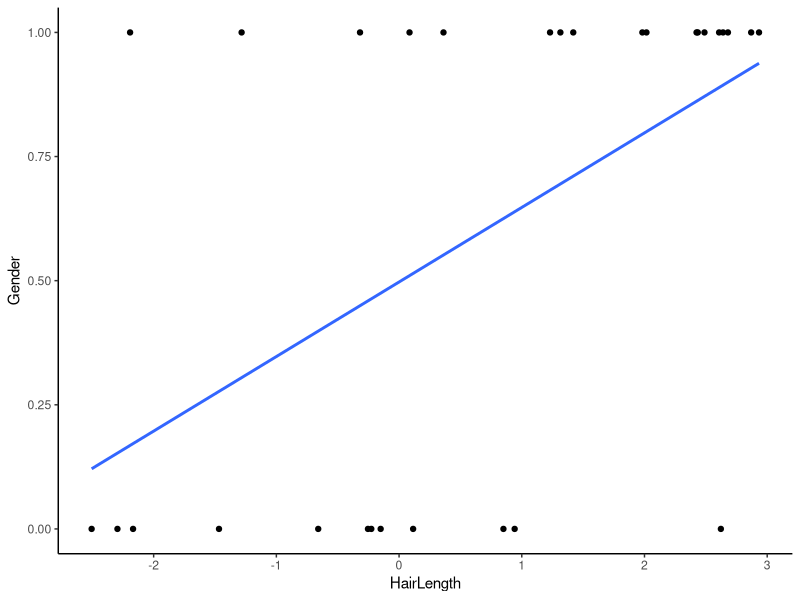
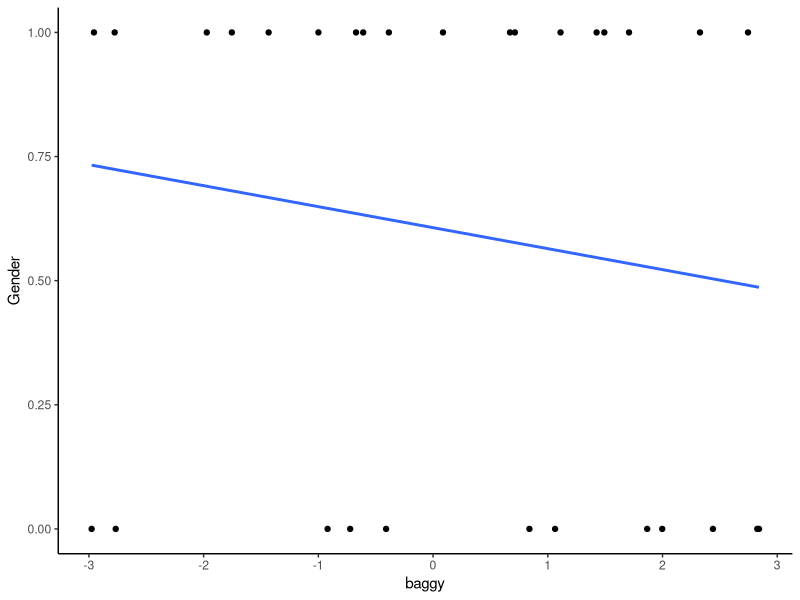
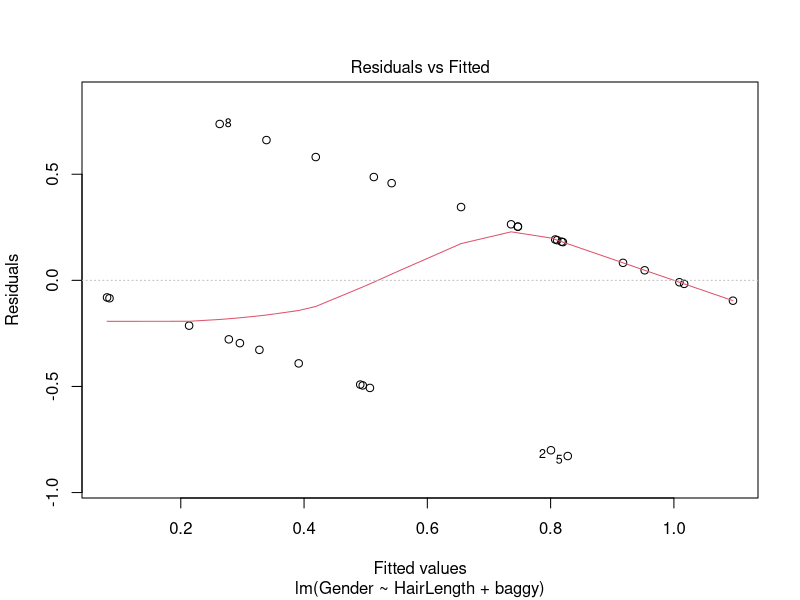
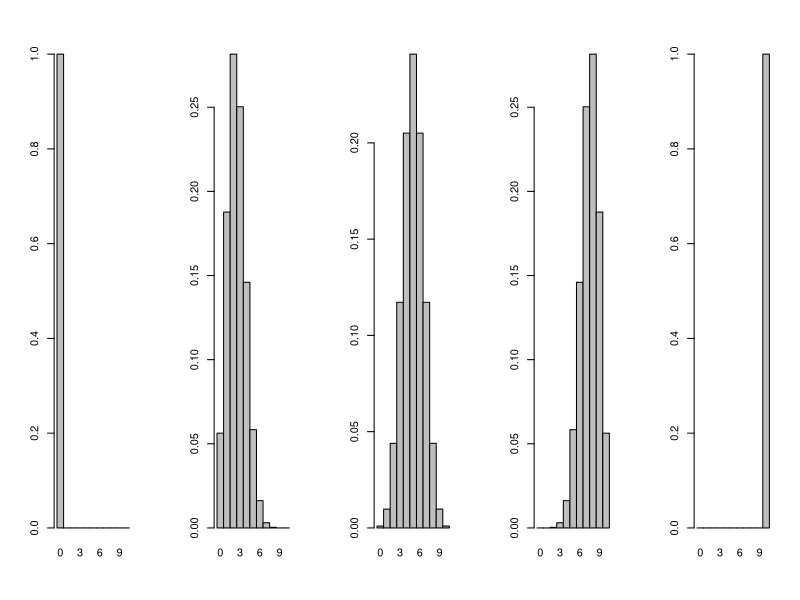
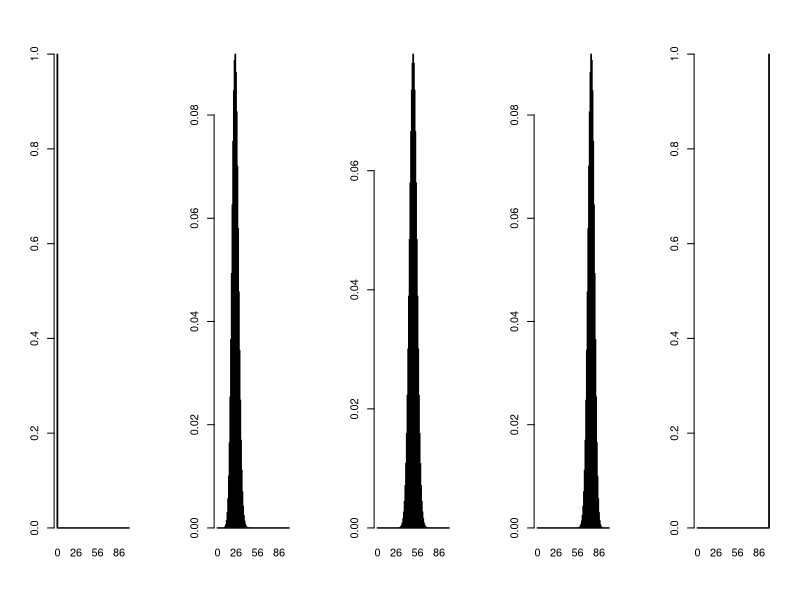
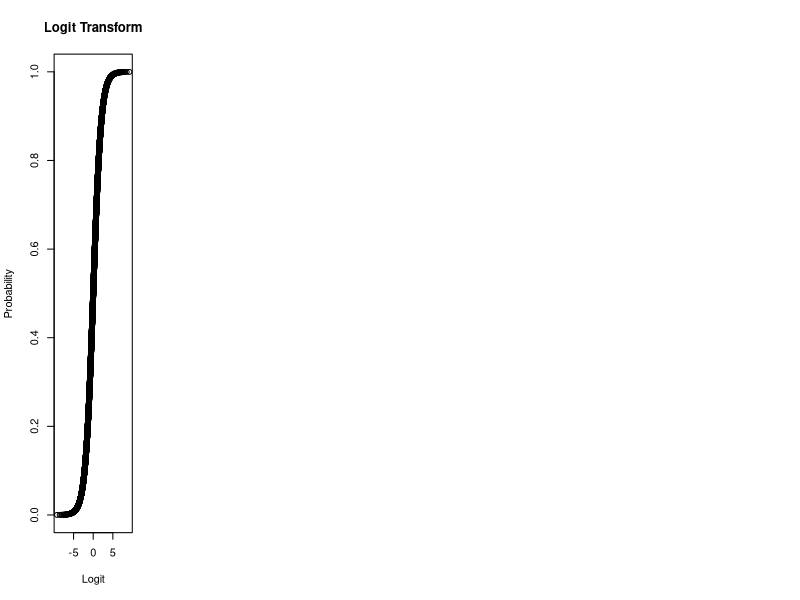
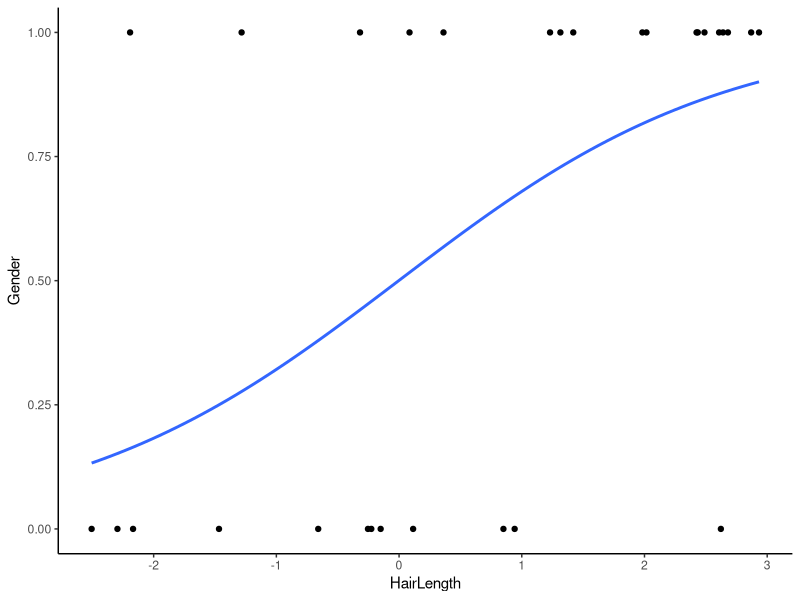
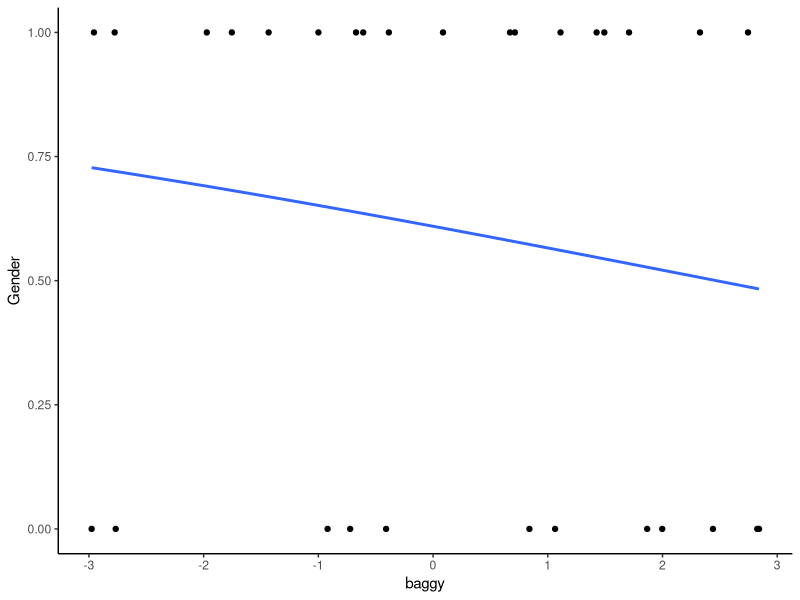

The R source for these figures, in order:
## ---- chunk 1
knitr::opts_chunk$set(
  echo = TRUE,
  message = FALSE,
  warning = FALSE,
  fig.width = 5,
  fig.height = 3.75,
  fig.align = "center"
)
## ---- chunk 2
library(ggplot2)

set.seed(42)
n=30
x = runif(n,-3,3) #  Hair length centered [-3 short, 3 = long]
j = runif(n,-3,3) #  Baggy clothing centered [-3 not baggy, 3 = really baggy]
z =  .8*x - .2*j         
pr = 1/(1+exp(-z))  # pass through an inv-logit function
y = rbinom(n,1,pr)  # response variable
 
 #now feed it to glm:
LogisticStudy1= data.frame(Gender=y,HairLength=x, baggy=j)

ggplot(LogisticStudy1, aes(x=HairLength, y=Gender)) + geom_point() + 
  stat_smooth(method="lm", formula=y~x, se=FALSE)+
  theme_classic()
ggplot(LogisticStudy1, aes(x=baggy, y=Gender)) + geom_point() + 
  stat_smooth(method="lm", formula=y~x, se=FALSE)+
  theme_classic()

## ---- chunk 3
LM.1 <- lm(Gender ~ HairLength + baggy, data = LogisticStudy1)
summary(LM.1)

## ---- chunk 4
plot(LM.1, which =1)
## ---- chunk 5
LogisticStudy1$Predicted.Value<-predict(LM.1)
summary(LogisticStudy1$Predicted.Value)
## ---- chunk 6
LogisticStudy1$Predicted.Gender<-ifelse(LogisticStudy1$Predicted.Value > .5,1,0)
C.Table<-with(LogisticStudy1,
   table(Predicted.Gender, Gender))
C.Table
## ---- chunk 7
PercentPredicted<-(C.Table[1,1]+C.Table[2,2])/sum(C.Table)*100
PercentPredicted
## ---- chunk 8

par(mfrow=c(1, 5))
for(p in seq(0, 1, len=5))
{
    x <- dbinom(0:10, size=10, p=p)
    barplot(x, names.arg=0:10, space=0)
}

## ---- chunk 9
par(mfrow=c(1, 5))
for(p in seq(0, 1, len=5))
{
    x <- dbinom(0:100, size=100, p=p)
    barplot(x, names.arg=0:100, space=0)
}
## ---- chunk 10
logit.Transform<-function(p) {log(p/(1-p)) }

plot(logit.Transform(seq(0,1,.0001)),seq(0,1,.0001),
     main="Logit Transform",ylim = c(0,1),
  xlab="Logit",ylab="Probability")

## ---- chunk 11
LR.1 <- glm(
  Gender ~ HairLength + baggy,
  data = LogisticStudy1,
  family = binomial(link = "logit")
)
summary(LR.1)

## ---- chunk 12
library(ggplot2)
ggplot(LogisticStudy1, aes(x=HairLength, y=Gender)) + geom_point() + 
  stat_smooth(method="glm", method.args=list(family="binomial"), se=FALSE)+
  theme_classic()

ggplot(LogisticStudy1, aes(x=baggy, y=Gender)) + geom_point() + 
  stat_smooth(method="glm", method.args=list(family="binomial"), se=FALSE)+
  theme_classic()

## ---- chunk 13
library(effects)
PredictedData<-allEffects(LR.1)
plot(PredictedData)
## ---- chunk 14
L.to.O.Transform<-function(p) {exp(logit.Transform(p))}

plot((logit.Transform(seq(0,.99,.01))),L.to.O.Transform(seq(0,.99,.01)),
     main="Logit to Odds Transform",
  xlab="Logit",ylab="Odds")

## ---- chunk 15
LR.1.Odds.Ratios <- exp(coef(LR.1))
LR.1.Odds.Ratios
## ---- chunk 16
O.to.P.Transform <- function(odds) odds / (1 + odds)
odds <- seq(0, 20, .1)

plot(odds, O.to.P.Transform(odds),
     main="Odds to Probability Transform",
  xlab="Odds",ylab="Probability")

## ---- chunk 17
prediction_grid <- data.frame(
  HairLength = c(-2, 0, 2),
  baggy = 0
)
prediction_grid$Predicted.Probability <- predict(
  LR.1,
  newdata = prediction_grid,
  type = "response"
)
prediction_grid
## ---- chunk 18
library(pscl)
pR2(LR.1)
## ---- chunk 19
anova(LR.1, test="Chisq")
## ---- chunk 20
LR.Model.1<-glm(Gender~baggy,data=LogisticStudy1, family=binomial(link = "logit"))
LR.Model.2<-glm(Gender~baggy+HairLength,data=LogisticStudy1, family=binomial(link = "logit"))
anova(LR.Model.1,LR.Model.2,test = "Chisq")
## ---- chunk 21
fitted.results <- predict(LR.Model.1,newdata=LogisticStudy1,type='response')
fitted.results <- ifelse(fitted.results > 0.5,1,0)
misClasificError <- mean(fitted.results != LogisticStudy1$Gender)
print(paste('Accuracy = ',round(1-misClasificError,3)))
## ---- chunk 22
fitted.results <- predict(LR.Model.2,newdata=LogisticStudy1,type='response')
fitted.results <- ifelse(fitted.results > 0.5,1,0)
misClasificError <- mean(fitted.results != LogisticStudy1$Gender)
print(paste('Accuracy = ',round(1-misClasificError,3)))
## ---- chunk 23
library(ROCR)
fitted.results <- predict(LR.Model.2,newdata=LogisticStudy1,type='response')
pr <- prediction(fitted.results, LogisticStudy1$Gender)

prf <- performance(pr, measure = "tpr", x.measure = "fpr")
plot(prf)

auc <- performance(pr, measure = "auc")
auc <- auc@y.values[[1]]
print(paste('Area under the Curve = ',round(auc,3)))
